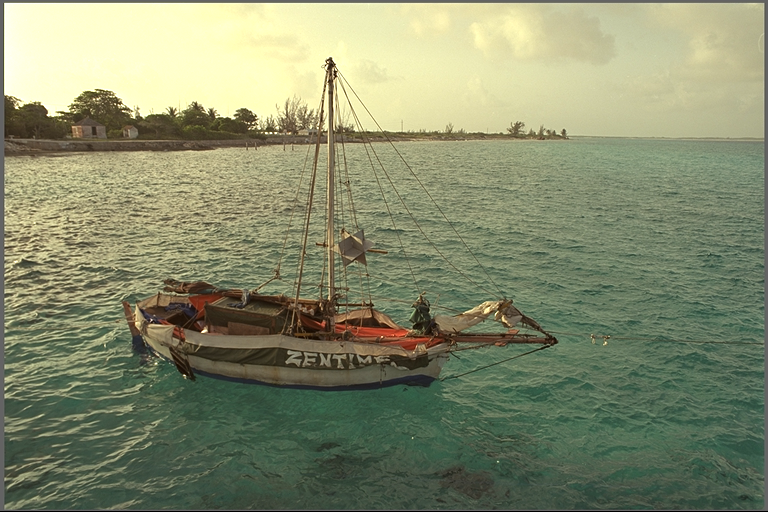
#> input picture Pictures/Images/kodim06.png, 768 x 512 px, found by its file name
$ python SLIC_Image_Segmentation.py
#> lines starting #> are read from the running program, lines starting #| are printed output that depends on the picture
import numpy as np
import matplotlib.pyplot as plt
from skimage import io, color, img_as_float
from skimage.segmentation import slic, mark_boundaries

def load_image(path):
#> called with path = 'Pictures\\Images\\kodim06.png'
    img = io.imread(path)
#> img is the input picture: shape (512, 768, 3); mean R, G, B 133.2, 139.3, 108.8
    if img.ndim == 2:
        img = color.gray2rgb(img)
    return img_as_float(img)

def visualize_slic(image_path, n_segments=200, compactness=20):
    img = load_image(image_path)

    # Apply SLIC
    segments = slic(img, n_segments=n_segments, compactness=compactness, start_label=1)
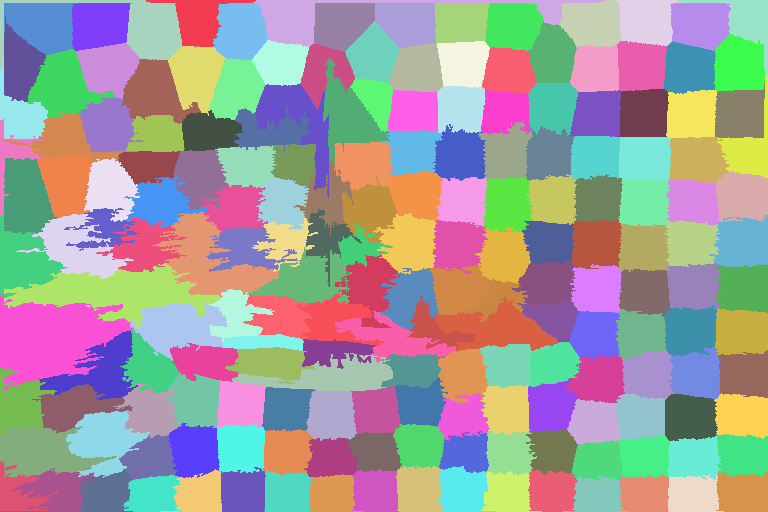
#> segments: shape (512, 768) int64; 183 distinct labels, from 1 to 183; one colour per label, 0 black

    # Draw boundaries
    boundary_img = mark_boundaries(img, segments, color=(0, 0, 1))  # blue boundaries
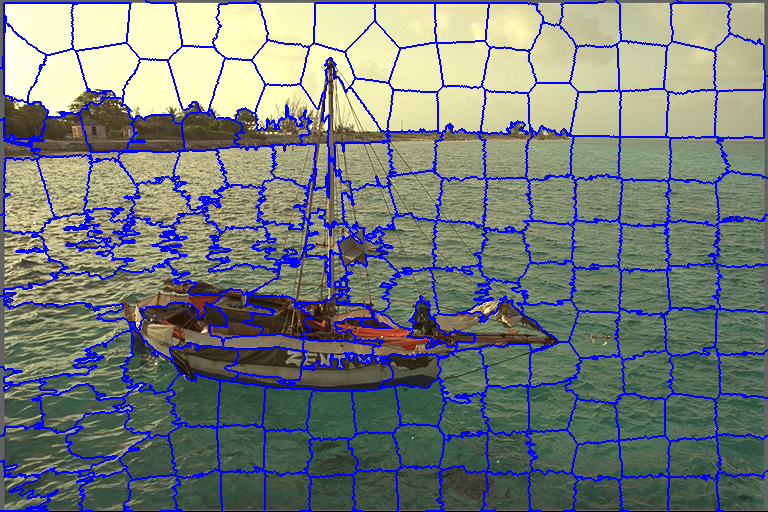
#> boundary_img: shape (512, 768, 3) float64; mean R, G, B 0.465, 0.487, 0.495

    # Plot
    plt.figure(figsize=(12, 6))

    plt.subplot(1, 2, 1)
    plt.imshow(img)
    plt.title("Original Image")
    plt.axis('off')

    plt.subplot(1, 2, 2)
    plt.imshow(boundary_img)
    plt.title(f"SLIC Superpixels (k = {np.max(segments)})")
    plt.axis('off')

    plt.tight_layout()
    plt.savefig('Pictures\\Results\\Demonstration Images\\SLIC\\SLIC_200.png', dpi=300)
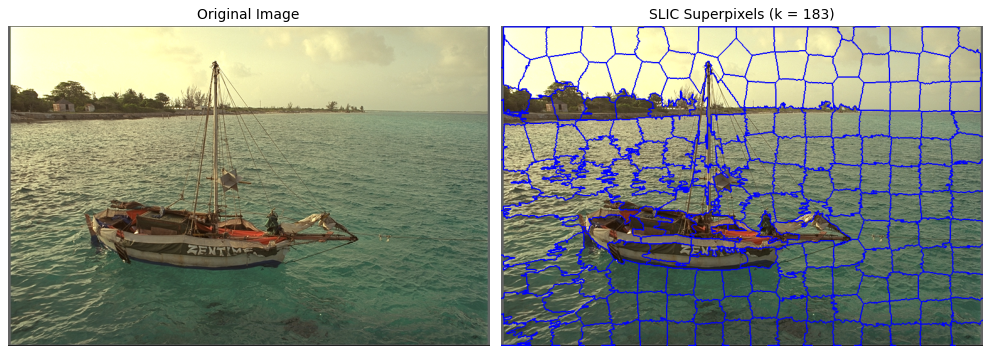
#> figure drawn by matplotlib, 2 panels
    plt.show()

if __name__ == "__main__":
    visualize_slic("Pictures\\Images\\kodim06.png", n_segments=200)

$ run again, with Pictures/Images/kodim01.png copied over Pictures/Images/kodim06.png
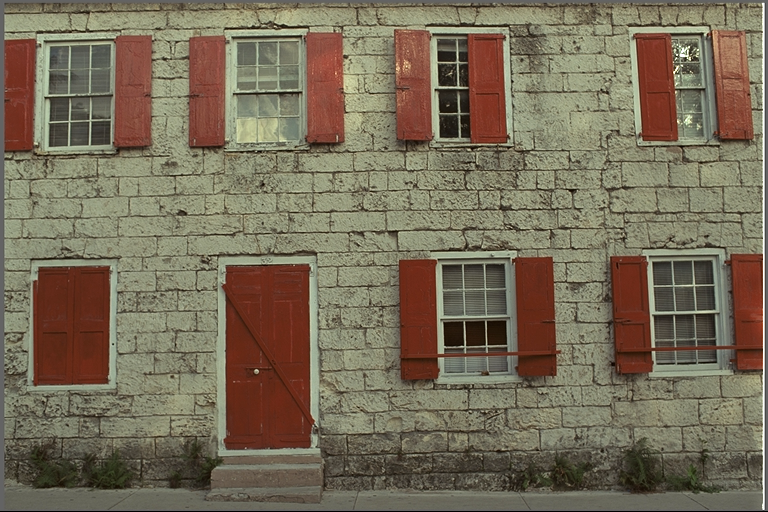
#> input picture Pictures/Images/kodim01.png, 768 x 512 px, found by its file name
#> in load_image, img is the input picture: shape (512, 768, 3); mean R, G, B 119.8, 108.7, 88.4
#> in visualize_slic, `segments = slic(img, n_segments=n_segments, compactness=compactness, s..`:
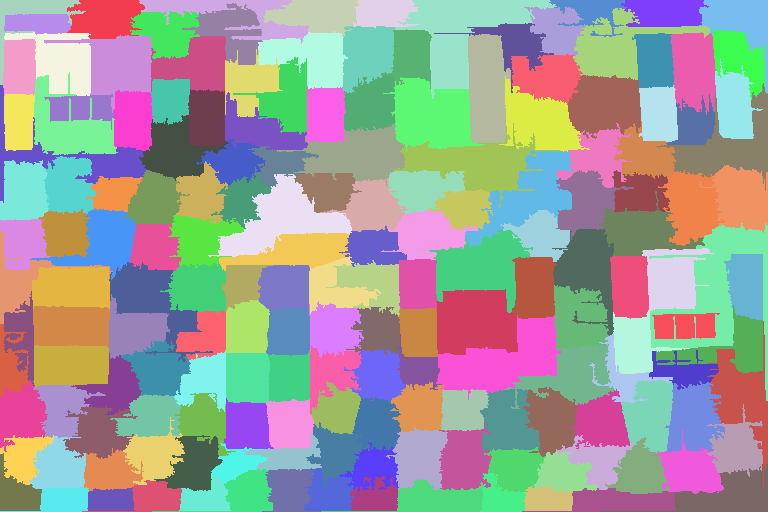
#> segments: shape (512, 768) int64; 171 distinct labels, from 1 to 171; one colour per label, 0 black
#> in visualize_slic, `plt.savefig('Pictures\\Results\\Demonstration Images\\SLIC\\SLIC_200.p..`:
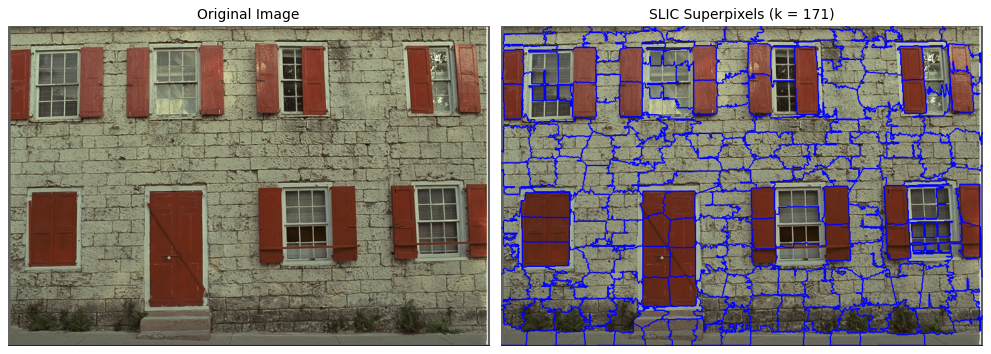
#> figure drawn by matplotlib, 2 panels

$ run again, with Pictures/Images/kodim02.png copied over Pictures/Images/kodim06.png
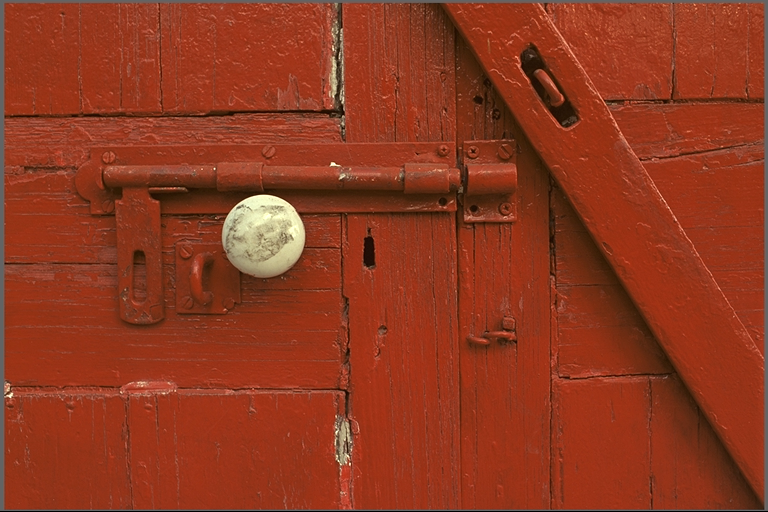
#> input picture Pictures/Images/kodim02.png, 768 x 512 px, found by its file name
#> in load_image, img is the input picture: shape (512, 768, 3); mean R, G, B 142.9, 56.4, 31.2
#> in visualize_slic, `segments = slic(img, n_segments=n_segments, compactness=compactness, s..`:
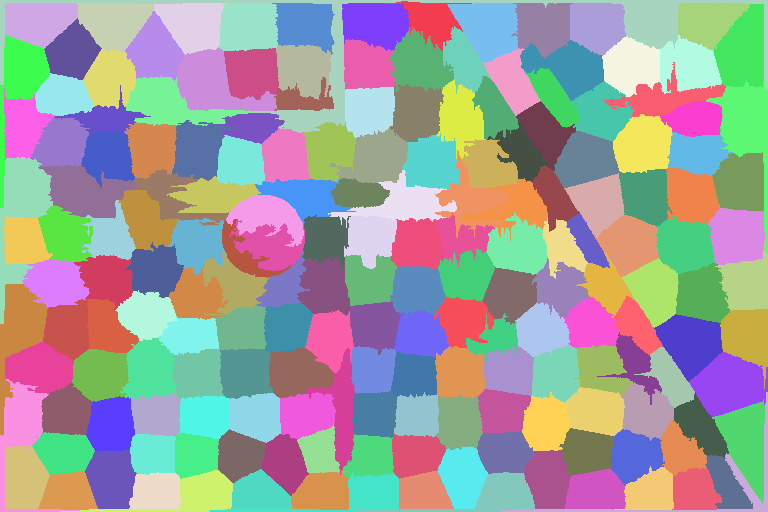
#> segments: shape (512, 768) int64; 183 distinct labels, from 1 to 183; one colour per label, 0 black
#> in visualize_slic, `plt.savefig('Pictures\\Results\\Demonstration Images\\SLIC\\SLIC_200.p..`:
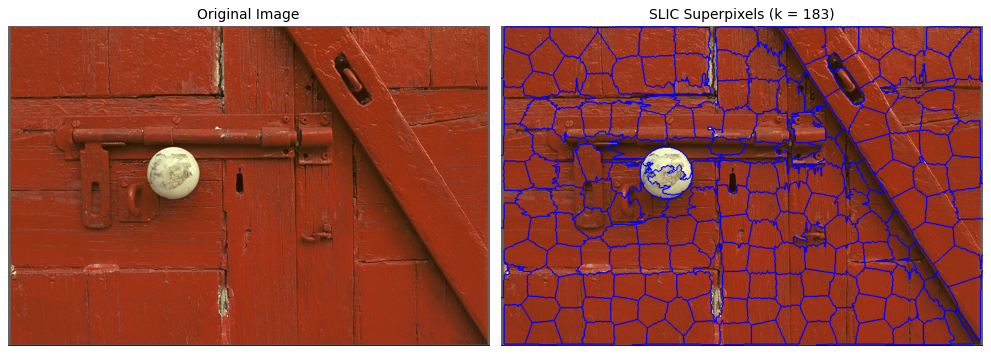
#> figure drawn by matplotlib, 2 panels
